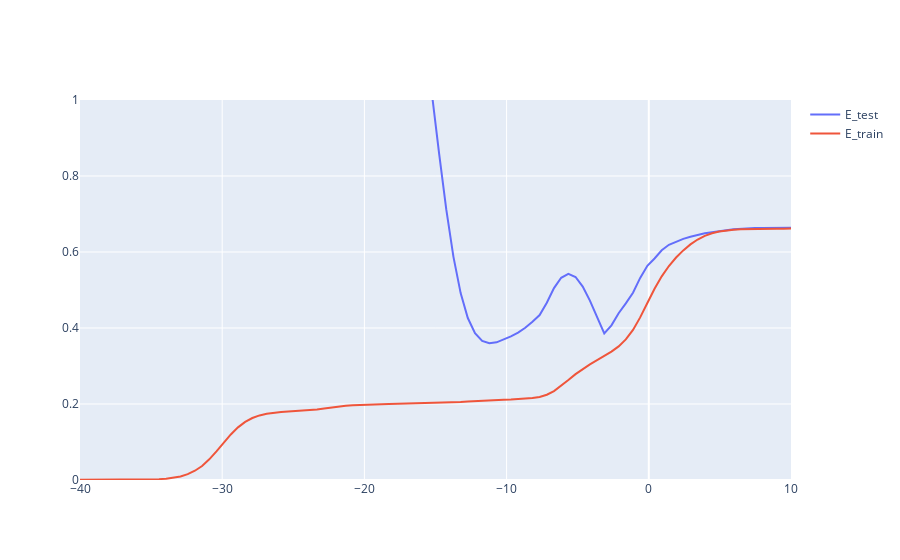

Source (notebook cell):
### Code cell
# Sample some point with uniform pick
NUMBER_OF_POINT = 10
np.random.seed(1)
x = np.linspace(0, 1, NUMBER_OF_POINT)
y = np.sin(2*math.pi*x) + np.random.normal(0, 0.2, NUMBER_OF_POINT)

DEGREE = 9
FOLDS = 10
NUMBER_OF_SEEDS = 100
log_e_lamda = np.linspace(-40, 10, 100)
lamda_list = np.vectorize(math.exp)(log_e_lamda)
# lamda_list = np.linspace(0, 100, 100)

w_list = []
E_test = []
E_train = []

df = pd.DataFrame({'x':x, 'y':y})
x_feature_matrix = generate_feature_matrix(x, DEGREE)

for lamda in lamda_list:
    w = normalEquation_ridge(x_feature_matrix, y, lamda)
    w_list.append(w)
    E_train.append(CalculateMSE(x, y, w)**(1/2))
    E_test_avg = 0
    for seed in range(NUMBER_OF_SEEDS):
        df_test = df.sample(frac=1, random_state=seed, ignore_index=True)
        E_test_avg += cross_validation(df_test['x'], df_test['y'], FOLDS, DEGREE, lamda)
    E_test.append(E_test_avg/NUMBER_OF_SEEDS)

fig = go.Figure()
fig.add_trace(go.Scatter(x=log_e_lamda, y=E_test ,mode='lines', name='E_test'))
fig.add_trace(go.Scatter(x=log_e_lamda, y=E_train ,mode='lines', name='E_train'))
fig.update_layout(yaxis_range=[0,1])
fig.show()
